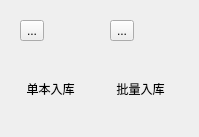
<?xml version="1.0" encoding="UTF-8"?>
<ui version="4.0">
 <class>DB_in_dialog</class>
 <widget class="QDialog" name="DB_in_dialog">
  <property name="geometry">
   <rect>
    <x>0</x>
    <y>0</y>
    <width>199</width>
    <height>137</height>
   </rect>
  </property>
  <property name="windowTitle">
   <string>图书入库</string>
  </property>
  <property name="windowIcon">
   <iconset resource="bmp.qrc">
    <normaloff>:/bmp/C:/Users/Lucas/Desktop/DBP/books.ico</normaloff>:/bmp/C:/Users/Lucas/Desktop/DBP/books.ico</iconset>
  </property>
  <widget class="QWidget" name="layoutWidget">
   <property name="geometry">
    <rect>
     <x>20</x>
     <y>20</y>
     <width>71</width>
     <height>111</height>
    </rect>
   </property>
   <layout class="QVBoxLayout" name="verticalLayout">
    <item>
     <widget class="QToolButton" name="toolButton">
      <property name="text">
       <string>...</string>
      </property>
      <property name="icon">
       <iconset resource="bmp.qrc">
        <normaloff>:/bmp/bmp/single in.ico</normaloff>:/bmp/bmp/single in.ico</iconset>
      </property>
      <property name="iconSize">
       <size>
        <width>61</width>
        <height>61</height>
       </size>
      </property>
     </widget>
    </item>
    <item>
     <widget class="QLabel" name="label">
      <property name="text">
       <string>  单本入库</string>
      </property>
     </widget>
    </item>
   </layout>
  </widget>
  <widget class="QWidget" name="layoutWidget">
   <property name="geometry">
    <rect>
     <x>110</x>
     <y>20</y>
     <width>71</width>
     <height>111</height>
    </rect>
   </property>
   <layout class="QVBoxLayout" name="verticalLayout_2">
    <item>
     <widget class="QToolButton" name="toolButton_2">
      <property name="text">
       <string>...</string>
      </property>
      <property name="icon">
       <iconset resource="bmp.qrc">
        <normaloff>:/bmp/bmp/multi in.ico</normaloff>:/bmp/bmp/multi in.ico</iconset>
      </property>
      <property name="iconSize">
       <size>
        <width>61</width>
        <height>61</height>
       </size>
      </property>
     </widget>
    </item>
    <item>
     <widget class="QLabel" name="label_2">
      <property name="text">
       <string>  批量入库</string>
      </property>
     </widget>
    </item>
   </layout>
  </widget>
 </widget>
 <resources>
  <include location="bmp.qrc"/>
 </resources>
 <connections/>
</ui>
